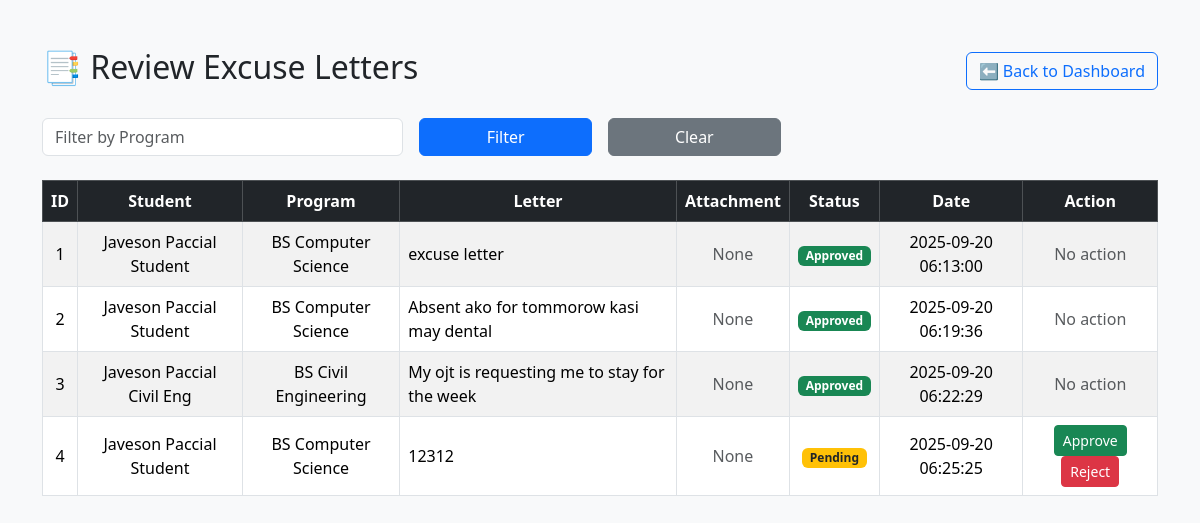
/public/view_excuse_letters.php (signed in), run on the app's committed database.
### tables this page shows
CREATE TABLE `excuse_letters` (
  `id` int(11) NOT NULL,
  `student_id` int(11) NOT NULL,
  `program` varchar(100) NOT NULL,
  `letter_text` text NOT NULL,
  `attachment` varchar(255) DEFAULT NULL,
  `status` enum('Pending','Approved','Rejected') DEFAULT 'Pending',
  `created_at` timestamp NOT NULL DEFAULT current_timestamp()
);

CREATE TABLE `users` (
  `id` int(11) NOT NULL,
  `username` varchar(50) NOT NULL,
  `password` varchar(255) NOT NULL,
  `role` enum('student','admin') NOT NULL,
  `full_name` varchar(100) NOT NULL,
  `created_at` timestamp NOT NULL DEFAULT current_timestamp()
);

CREATE TABLE `courses` (
  `id` int(11) NOT NULL,
  `course_name` varchar(100) NOT NULL,
  `created_at` timestamp NOT NULL DEFAULT current_timestamp()
);

### classes/Excuseletter.php (called while the page is built, shortened)
<?php
require_once __DIR__ . '/../config/Database.php';
class ExcuseLetter {
    private $conn;
    public function __construct() {
        $database = new Database();
        $this->conn = $database->connect();
    }
public function getAllExcuses($programFilter = null) {
    $sql = "SELECT e.id, e.letter_text, e.attachment, e.status, e.created_at,
                   u.full_name AS student_name,
                   c.course_name AS student_program
            FROM excuse_letters e
            JOIN students s ON e.student_id = s.id
            JOIN users u ON s.user_id = u.id
            LEFT JOIN courses c ON s.course_id = c.id";
    $stmt = $this->conn->prepare($sql);
    $stmt->execute();
    return $stmt->fetchAll(PDO::FETCH_ASSOC);
}
}
?>

### config/Database.php (called while the page is built)
<?php
class Database {
    private $host = "localhost";
    private $db = "attendance-system";
    private $user = "root";
    private $pass = "";
    protected $conn;
    public function connect() {
        if ($this->conn == null) {
            $this->conn = new PDO("mysql:host=$this->host;dbname=$this->db",
                                  $this->user, $this->pass);
            $this->conn->setAttribute(PDO::ATTR_ERRMODE, PDO::ERRMODE_EXCEPTION);
        }
        return $this->conn;
    }
}

### public/view_excuse_letters.php (the view, shortened to what this page needs)
<?php
require_once __DIR__ . '/../classes/ExcuseLetter.php';
$excuseLetter = new ExcuseLetter();
$programFilter = isset($_GET['program']) ? $_GET['program'] : null;
$excuses = $excuseLetter->getAllExcuses($programFilter);
?>
<!DOCTYPE html>
<html>
<head>
    <link href="https://cdn.jsdelivr.net/npm/bootstrap@5.3.3/dist/css/bootstrap.min.css" rel="stylesheet">
</head>
<body class="bg-light">
<div class="container mt-5">
    <div class="d-flex justify-content-between align-items-center mb-4">
        <h2>📑 Review Excuse Letters</h2>
        <a href="dashboard.php" class="btn btn-outline-primary">⬅ Back to Dashboard</a>
    </div>
    <form method="GET" class="row g-3 mb-4">
        <div class="col-md-4">
            <input type="text" name="program" class="form-control" placeholder="Filter by Program"
                   value="<?= htmlspecialchars($programFilter ?? '') ?>">
        </div>
        <div class="col-md-2">
            <button type="submit" class="btn btn-primary w-100">Filter</button>
        </div>
        <div class="col-md-2">
            <a href="view_excuse_letters.php" class="btn btn-secondary w-100">Clear</a>
        </div>
    </form>
    <div class="table-responsive">
        <table class="table table-bordered table-striped align-middle text-center">
            <thead class="table-dark">
                <tr>
                    <th>ID</th>
                    <th>Student</th>
                    <th>Program</th>
                    <th>Letter</th>
                    <th>Attachment</th>
                    <th>Status</th>
                    <th>Date</th>
                    <th>Action</th>
                </tr>
            </thead>
            <tbody>
                <?php if ($excuses): ?>
                    <?php foreach ($excuses as $excuse): ?>
                        <tr>
                            <td><?= $excuse['id']; ?></td>
                            <td><?= htmlspecialchars($excuse['student_name']); ?></td>
                            <td><?= htmlspecialchars($excuse['student_program']); ?></td>
                            <td class="text-start"><?= nl2br(htmlspecialchars($excuse['letter_text'])); ?></td>
                            <td>
                                <?php if ($excuse['attachment']): ?>
                                    <a href="<?= $excuse['attachment']; ?>" target="_blank" class="btn btn-sm btn-outline-info">View</a>
                                <?php else: ?>
                                    <span class="text-muted">None</span>
                                <?php endif; ?>
                            </td>
                            <td>
                                <?php if ($excuse['status'] === 'Pending'): ?>
                                    <span class="badge bg-warning text-dark">Pending</span>
                                <?php elseif ($excuse['status'] === 'Approved'): ?>
                                    <span class="badge bg-success">Approved</span>
                                <?php else: ?>
                                    <span class="badge bg-danger">Rejected</span>
                                <?php endif; ?>
                            </td>
                            <td><?= $excuse['created_at']; ?></td>
                            <td>
                                <?php if ($excuse['status'] == 'Pending'): ?>
                                    <a href="view_excuse_letters.php?action=approve&id=<?= $excuse['id']; ?>"
                                       class="btn btn-sm btn-success">Approve</a>
                                    <a href="view_excuse_letters.php?action=reject&id=<?= $excuse['id']; ?>"
                                       class="btn btn-sm btn-danger">Reject</a>
                                <?php else: ?>
                                    <span class="text-muted">No action</span>
                                <?php endif; ?>
                            </td>
                        </tr>
                    <?php endforeach; ?>
                <?php else: ?>
                    <tr>
                        <td colspan="8" class="text-muted">No excuse letters found.</td>
                    </tr>
                <?php endif; ?>
            </tbody>
        </table>
    </div>
</div>
</body>
</html>

### data on the page
excuse_letters: id "1", users.full_name "Javeson Paccial Student", courses.course_name "BS Computer Science", letter_text "excuse letter", shows "None", status "Approved", created_at "2025-09-20 06:13:00"
excuse_letters: id "2", users.full_name "Javeson Paccial Student", courses.course_name "BS Computer Science", letter_text "Absent ako for tommorow kasi may dental", shows "None", status "Approved", created_at "2025-09-20 06:19:36"
excuse_letters: id "3", users.full_name "Javeson Paccial Civil Eng", courses.course_name "BS Civil Engineering", letter_text "My ojt is requesting me to stay for the week", shows "None", status "Approved", created_at "2025-09-20 06:22:29"
excuse_letters: id "4", users.full_name "Javeson Paccial Student", courses.course_name "BS Computer Science", letter_text "12312", shows "None", status "Pending", created_at "2025-09-20 06:25:25"
